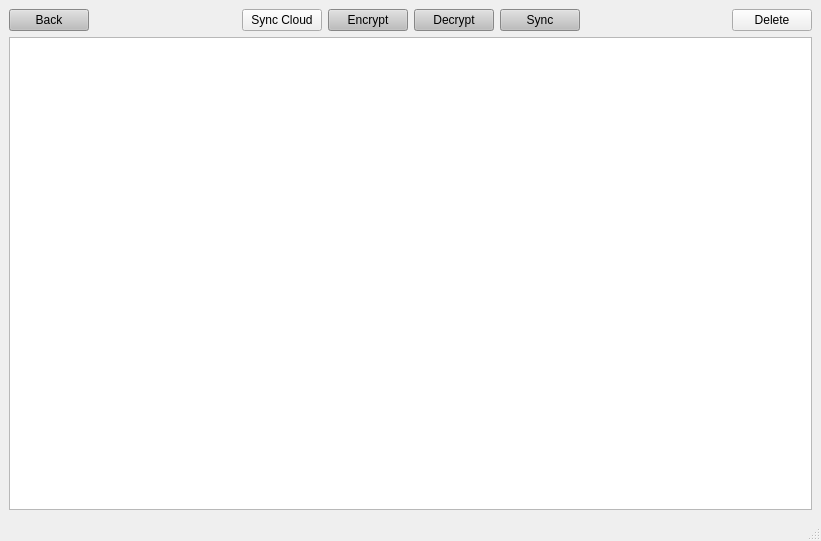
<?xml version="1.0" encoding="UTF-8"?>
<ui version="4.0">
 <class>FileWindow</class>
 <widget class="QMainWindow" name="FileWindow">
  <property name="geometry">
   <rect>
    <x>0</x>
    <y>0</y>
    <width>821</width>
    <height>541</height>
   </rect>
  </property>
  <property name="windowTitle">
   <string>MiniLockSync</string>
  </property>
  <property name="windowIcon">
   <iconset resource="resources.qrc">
    <normaloff>:/icons/images/MiniLock_15x15.png</normaloff>:/icons/images/MiniLock_15x15.png</iconset>
  </property>
  <widget class="QWidget" name="centralwidget">
   <layout class="QVBoxLayout" name="verticalLayout">
    <item>
     <layout class="QHBoxLayout" name="horizontalLayout">
      <item>
       <widget class="QPushButton" name="pushButton_back">
        <property name="styleSheet">
         <string notr="true">QPushButton#pushButton_back
{ 
    background-color: #bdbdbd;
}

QPushButton#pushButton_back:hover
{
    background-color: #949494;
 }
</string>
        </property>
        <property name="text">
         <string>Back</string>
        </property>
       </widget>
      </item>
      <item>
       <spacer name="horizontalSpacer_2">
        <property name="orientation">
         <enum>Qt::Horizontal</enum>
        </property>
        <property name="sizeHint" stdset="0">
         <size>
          <width>40</width>
          <height>20</height>
         </size>
        </property>
       </spacer>
      </item>
      <item>
       <widget class="QPushButton" name="pushButton_syncCloud">
        <property name="text">
         <string>Sync Cloud</string>
        </property>
       </widget>
      </item>
      <item>
       <widget class="QPushButton" name="pushButton_encrypt">
        <property name="styleSheet">
         <string notr="true">QPushButton#pushButton_encrypt 
{ 
    background-color: #bdbdbd;
}

QPushButton#pushButton_encrypt:hover
{
    background-color: #949494;
 }
</string>
        </property>
        <property name="text">
         <string>Encrypt</string>
        </property>
       </widget>
      </item>
      <item>
       <widget class="QPushButton" name="pushButton_decrypt">
        <property name="styleSheet">
         <string notr="true">QPushButton#pushButton_decrypt 
{ 
    background-color: #bdbdbd;
}

QPushButton#pushButton_decrypt:hover
{
    background-color: #949494;
 }
</string>
        </property>
        <property name="text">
         <string>Decrypt</string>
        </property>
       </widget>
      </item>
      <item>
       <widget class="QPushButton" name="pushButton_sync">
        <property name="styleSheet">
         <string notr="true">QPushButton#pushButton_sync 
{ 
    background-color: #bdbdbd;
}

QPushButton#pushButton_sync:hover
{
    background-color: #949494;
 }
</string>
        </property>
        <property name="text">
         <string>Sync</string>
        </property>
       </widget>
      </item>
      <item>
       <spacer name="horizontalSpacer">
        <property name="orientation">
         <enum>Qt::Horizontal</enum>
        </property>
        <property name="sizeHint" stdset="0">
         <size>
          <width>40</width>
          <height>20</height>
         </size>
        </property>
       </spacer>
      </item>
      <item>
       <widget class="QPushButton" name="pushButton_deleteFile">
        <property name="styleSheet">
         <string notr="true">QPushButton#pushButton_deleteFile 
{ 
    background-color: #bdbdbd;
}

QPushButton#pushButton_deleteFile:hover
{
    background-color: #949494;
 }
</string>
        </property>
        <property name="text">
         <string>Delete</string>
        </property>
       </widget>
      </item>
     </layout>
    </item>
    <item>
     <widget class="QListView" name="listView"/>
    </item>
   </layout>
  </widget>
  <widget class="QMenuBar" name="menubar">
   <property name="geometry">
    <rect>
     <x>0</x>
     <y>0</y>
     <width>821</width>
     <height>21</height>
    </rect>
   </property>
  </widget>
  <widget class="QStatusBar" name="statusbar"/>
 </widget>
 <resources>
  <include location="resources.qrc"/>
 </resources>
 <connections/>
</ui>
